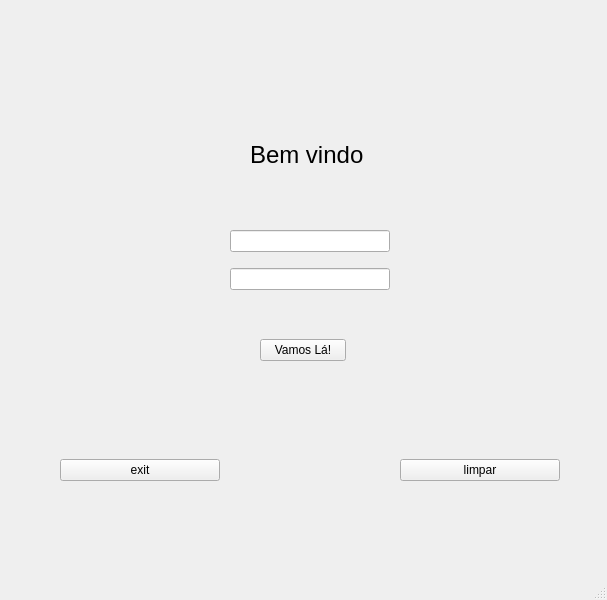
<?xml version="1.0" encoding="UTF-8"?>
<ui version="4.0">
 <class>MainWindow</class>
 <widget class="QMainWindow" name="MainWindow">
  <property name="geometry">
   <rect>
    <x>0</x>
    <y>0</y>
    <width>607</width>
    <height>600</height>
   </rect>
  </property>
  <property name="windowTitle">
   <string>MainWindow</string>
  </property>
  <widget class="QWidget" name="centralwidget">
   <widget class="QWidget" name="widget" native="true">
    <property name="geometry">
     <rect>
      <x>10</x>
      <y>10</y>
      <width>591</width>
      <height>521</height>
     </rect>
    </property>
    <widget class="QWidget" name="verticalLayoutWidget">
     <property name="geometry">
      <rect>
       <x>220</x>
       <y>210</y>
       <width>160</width>
       <height>80</height>
      </rect>
     </property>
     <layout class="QVBoxLayout" name="verticalLayout">
      <item>
       <widget class="QLineEdit" name="nome"/>
      </item>
      <item>
       <widget class="QLineEdit" name="sobreNome"/>
      </item>
     </layout>
    </widget>
    <widget class="QWidget" name="verticalLayoutWidget_2">
     <property name="geometry">
      <rect>
       <x>250</x>
       <y>300</y>
       <width>86</width>
       <height>80</height>
      </rect>
     </property>
     <layout class="QVBoxLayout" name="verticalLayout_2">
      <item>
       <widget class="QPushButton" name="pushButton">
        <property name="text">
         <string>Vamos Lá!</string>
        </property>
       </widget>
      </item>
     </layout>
    </widget>
    <widget class="QLabel" name="label">
     <property name="geometry">
      <rect>
       <x>240</x>
       <y>110</y>
       <width>161</width>
       <height>71</height>
      </rect>
     </property>
     <property name="text">
      <string>&lt;html&gt;&lt;head/&gt;&lt;body&gt;&lt;p&gt;&lt;span style=&quot; font-size:18pt;&quot;&gt;Bem vindo&lt;/span&gt;&lt;/p&gt;&lt;/body&gt;&lt;/html&gt;</string>
     </property>
    </widget>
    <widget class="QWidget" name="verticalLayoutWidget_3">
     <property name="geometry">
      <rect>
       <x>50</x>
       <y>420</y>
       <width>160</width>
       <height>80</height>
      </rect>
     </property>
     <layout class="QVBoxLayout" name="verticalLayout_3">
      <item>
       <widget class="QPushButton" name="exit">
        <property name="text">
         <string>exit</string>
        </property>
       </widget>
      </item>
     </layout>
    </widget>
    <widget class="QWidget" name="verticalLayoutWidget_4">
     <property name="geometry">
      <rect>
       <x>390</x>
       <y>420</y>
       <width>160</width>
       <height>80</height>
      </rect>
     </property>
     <layout class="QVBoxLayout" name="verticalLayout_4">
      <item>
       <widget class="QPushButton" name="limpar">
        <property name="text">
         <string>limpar</string>
        </property>
       </widget>
      </item>
     </layout>
    </widget>
   </widget>
  </widget>
  <widget class="QMenuBar" name="menubar">
   <property name="geometry">
    <rect>
     <x>0</x>
     <y>0</y>
     <width>607</width>
     <height>30</height>
    </rect>
   </property>
  </widget>
  <widget class="QStatusBar" name="statusbar"/>
 </widget>
 <resources/>
 <connections/>
</ui>
